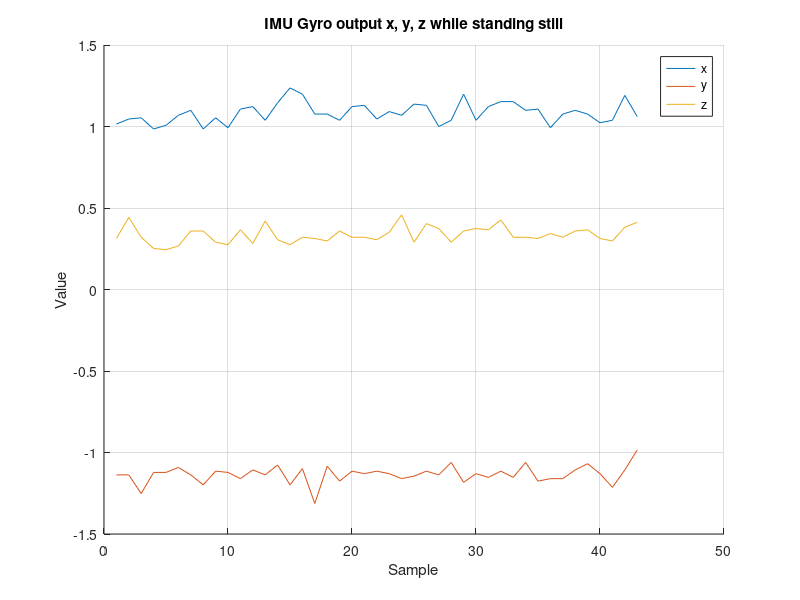
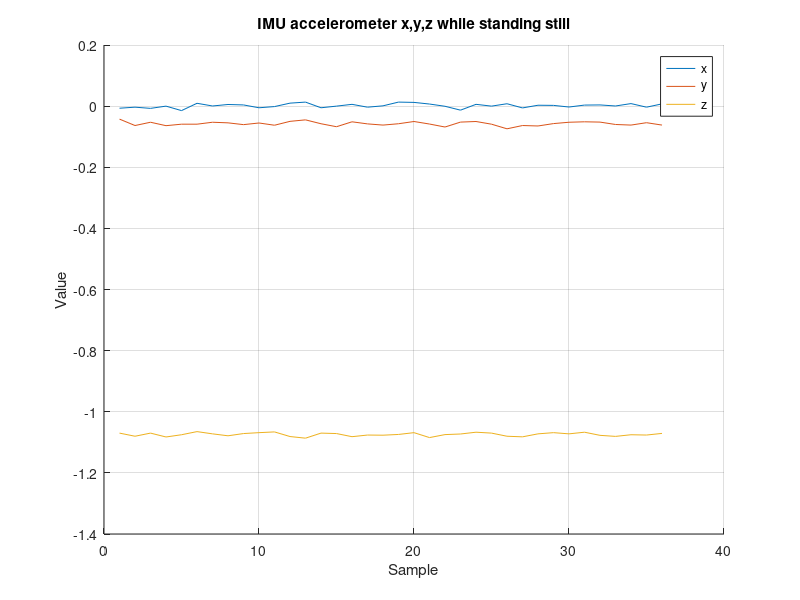

These charts were generated, in order, by the following MATLAB code:
clear;

fileID = fopen('IMUgyro.txt','r');
fileID2 = fopen('IMUaccel.txt','r');

formatSpec =  '%f %f %f';
formatSpec2 = '%f %f %f';
sizeA = [3 Inf];
sizeB = [3 Inf];

A = fscanf(fileID,formatSpec,sizeA);
B = fscanf(fileID2,formatSpec2,sizeB);

figure(1);
title('IMU Gyro output x, y, z while standing still');
hold on;
plot(A(1,:));
plot(A(2,:));
plot(A(3,:));
xlabel('Sample');
ylabel('Value');
legend('x','y','z')
grid on;
hold off;

figure(2);
title('IMU accelerometer x,y,z while standing still');
hold on;
plot(B(1,:));
plot(B(2,:));
plot(B(3,:));
xlabel('Sample');
ylabel('Value');
legend('x','y','z')
hold on;
grid on;
hold off;
